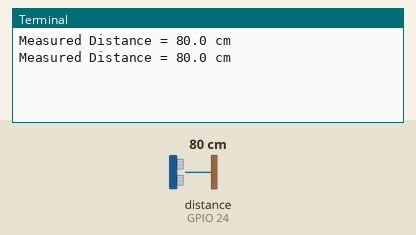
This program was run on a simulated Raspberry Pi (BCM pin numbers). On the bench: the last lines printed to the terminal. Inputs (shaded band) come from the test bench; at power-on: distance to the obstacle (sensor on GPIO 24) 80 cm. The echo pulse lasts 58.3 µs per cm; the clock reads 2024-03-15 10:24:30 at power-on unless the program sets it.

Above: at 1.2 s.
1.3 s: distance to the obstacle (sensor on GPIO 24) set to 2 cm
At 2.6 s:
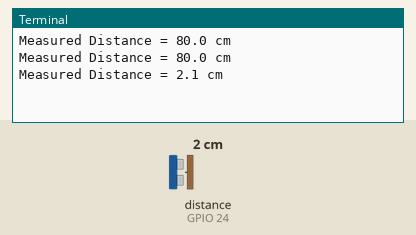
2.8 s: distance to the obstacle (sensor on GPIO 24) set to 4 cm
At 3.8 s:
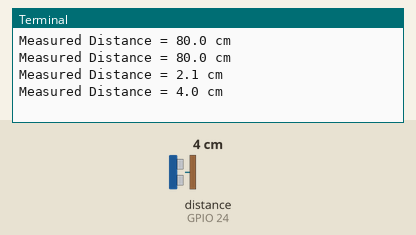
Timing chart, 0 to 5.8 s (numbered marks = the images above; inputs shaded):
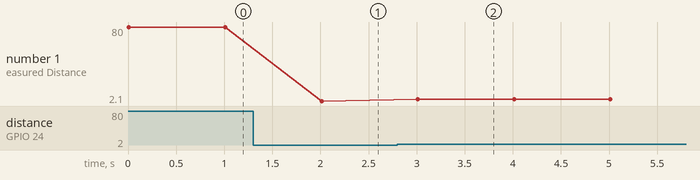

The program:

hc-sr04-sensor.py
```python
#Libraries
import RPi.GPIO as GPIO
import time

#GPIO Mode (BOARD / BCM)
GPIO.setmode(GPIO.BCM)

#set GPIO Pins
TRIGGER = 23
ECHO = 24

#set GPIO direction (IN / OUT)
GPIO.setup(TRIGGER, GPIO.OUT)
GPIO.setup(ECHO, GPIO.IN)

def distance():
    # set Trigger to HIGH
    GPIO.output(TRIGGER, True)

    # set Trigger after 0.01ms to LOW
    time.sleep(0.00001)
    GPIO.output(TRIGGER, False)

    start_time = time.time()
    stop_time = time.time()

    # save start_time
    while GPIO.input(ECHO) == 0:
        start_time = time.time()

    # save time of arrival
    while GPIO.input(ECHO) == 1:
        stop_time = time.time()

    # time difference between start and arrival
    time_elapsed = stop_time - start_time
    # multiply with the sonic speed (34300 cm/s)
    # and divide by 2, because there and back
    distance = (time_elapsed * 34300) / 2

    return distance

if __name__ == '__main__':
    try:
        while True:
            dist = distance()
            print ("Measured Distance = %.1f cm" % dist)
            time.sleep(1)

        # Reset by pressing CTRL + C
    except KeyboardInterrupt:
        print("Measurement stopped by User")
        GPIO.cleanup()
```

Measured:
- after the input at 1.3 s, the terminal: prints a new line after 0.71 s (image 1)
- after the input at 2.8 s, the terminal: prints a new line after 0.21 s (image 2)
- plotted number 1: 80 → 2.1 after the input at 1.3 s, 2.1 → 4 after the input at 2.8 s
